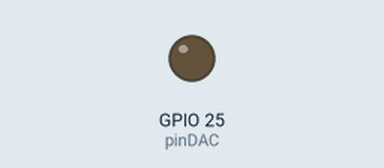
The sketch below on a simulated ESP32. On the bench: output pins drawn as LEDs (lit = HIGH).

Above: at 0.15 s.
At 5.91 s:
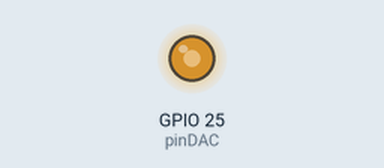
Timing chart, 0 to 5.9 s (numbered marks = the images above):
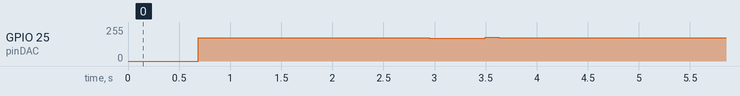

Measured:
- by itself, GPIO 25 (pinDAC): 0/255 → 175/255 at 0.69 s, → 174/255 0.10 s later, → 175/255 0.77 s later, → 170/255 1.4 s later, … (7 changes in this stretch)

The sketch:

Reproductor_sEMG.ino
```cpp
#include "semg.h" // Incluye el arreglo generado en Python

const int pinDAC = 25; // GPIO25 exigido en la guía
unsigned long instante_anterior = 0;
const unsigned long periodo = 488; // 1/2048 s expresado en microsegundos (aprox 488.3 µs)
uint32_t i = 0;

void setup() {
  // Inicializamos el temporizador
  instante_anterior = micros();
}

void loop() {
  unsigned long instante_actual = micros();

  // Temporización sin delay(), evaluando si ya transcurrió el periodo
  if (instante_actual - instante_anterior >= periodo) {

    // Se suma el periodo al instante programado anterior para evitar error acumulativo
    instante_anterior += periodo;

    // Escritura en el DAC
    dacWrite(pinDAC, SEMG[i]);

    // Incremento del índice y reinicio al llegar al final de la secuencia
    i++;
    if (i >= N_SEMG) {
      i = 0;
    }
  }
}
```

Source omitted: semg.h (data table, 153721 bytes)
